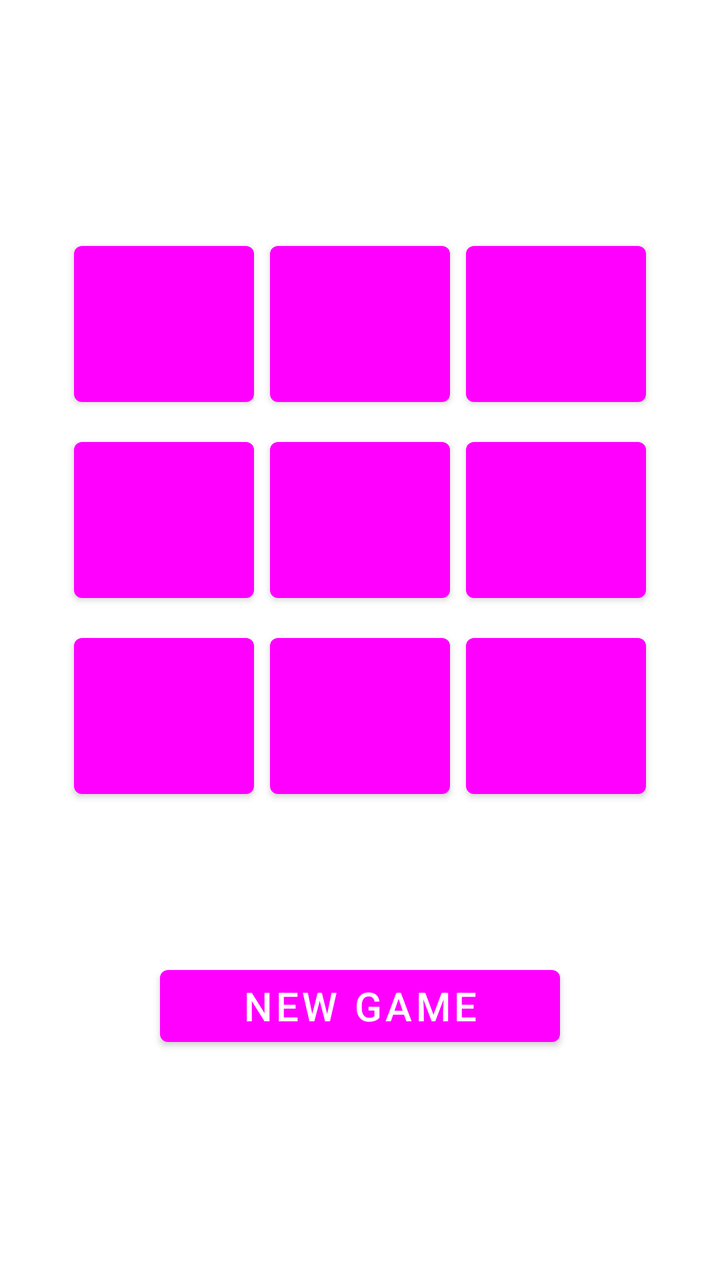
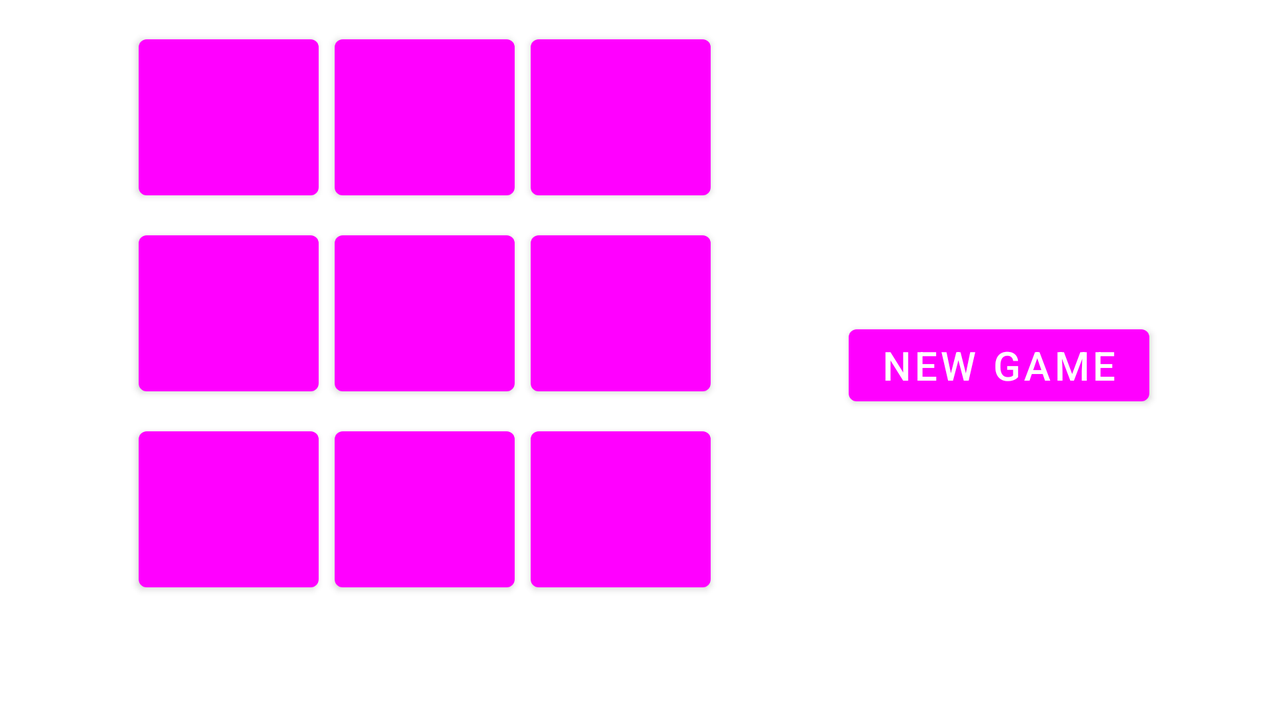

Two renders of one Android screen. The first uses the default layout on a phone; the second uses the alternative layout the repository ships for a different screen configuration, on a matching device. The two XML files are below.
<!-- AndroidManifest.xml: application theme Theme.LightsOut -->
<!-- res/layout/fragment_game.xml -->
<?xml version="1.0" encoding="utf-8"?>
<LinearLayout xmlns:android="http://schemas.android.com/apk/res/android"
    xmlns:tools="http://schemas.android.com/tools"
    android:layout_width="match_parent"
    android:layout_height="match_parent"
    android:gravity="center"
    android:orientation="vertical"
    tools:context=".GameFragment">

    
    <GridLayout
        android:id="@+id/light_grid"
        android:layout_width="wrap_content"
        android:layout_height="wrap_content"
        android:layout_marginBottom="20dp"
        android:columnCount="3"
        android:rowCount="3"
        android:useDefaultMargins="true">

        <Button style="@style/LightButton" />

        <Button style="@style/LightButton" />

        <Button style="@style/LightButton" />

        <Button style="@style/LightButton" />

        <Button style="@style/LightButton" />

        <Button style="@style/LightButton" />

        <Button style="@style/LightButton" />

        <Button style="@style/LightButton" />

        <Button style="@style/LightButton" />

    </GridLayout>

    
    <TextView
        android:id="@+id/count_text_view"
        android:layout_width="wrap_content"
        android:layout_height="wrap_content"
        android:layout_marginBottom="20dp"
        android:textColor="?attr/colorOnBackground"
        android:textSize="20sp"
        tools:text="Count: 0" />

    
    <Button
        android:id="@+id/new_game_button"
        style="@style/GameOptionButton"
        android:text="@string/new_game_button_label" />

</LinearLayout>
<!-- resources referenced by this layout -->
<resources>
  <string name="new_game_button_label">New Game</string>
  <style name="GameOptionButton" parent="Widget.MaterialComponents.Button">
          <item name="android:layout_height">wrap_content</item>
          <item name="android:layout_width">200dp</item>
          <item name="android:layout_marginTop">5dp</item>
          <item name="android:textSize">20sp</item>
      </style>
  <style name="LightButton">
          <item name="android:layout_height">90dp</item>
          <item name="android:layout_width">90dp</item>
      </style>
  <style name="Theme.LightsOut" parent="Theme.MaterialComponents">
  
          
          <item name="colorPrimary">@color/blue_grey_800</item>
          <item name="colorOnPrimary">@color/white</item>
  
          
          <item name="android:colorBackground">@color/blue_grey_800_light</item>
          <item name="colorOnBackground">@color/white</item>
  
          
          <item name="android:statusBarColor">?attr/colorPrimary</item>
  
          
          <item name="android:navigationBarColor">?attr/colorPrimary</item>
  
          
          <item name="toolbarStyle">@style/ToolbarStyle</item>
  
          
          <item name="bottomNavigationStyle">
              @style/Widget.MaterialComponents.BottomNavigationView.Colored
          </item>
  
      </style>
  <style name="ToolbarStyle" parent="Widget.MaterialComponents.Toolbar">
          <item name="android:background">?attr/colorPrimary</item>
          <item name="titleTextColor">?attr/colorOnPrimary</item>
      </style>
</resources>
<!-- res/layout-land/fragment_game.xml (the repository's variant of the layout above) -->
<!-- drawn on the phone turned sideways -->
<?xml version="1.0" encoding="utf-8"?>
<androidx.constraintlayout.widget.ConstraintLayout xmlns:android="http://schemas.android.com/apk/res/android"
    xmlns:app="http://schemas.android.com/apk/res-auto"
    xmlns:tools="http://schemas.android.com/tools"
    android:layout_width="match_parent"
    android:layout_height="match_parent"
    tools:context=".GameFragment">

    <LinearLayout
        android:id="@+id/game_layout"
        android:layout_width="wrap_content"
        android:layout_height="wrap_content"
        android:orientation="vertical"
        app:layout_constraintBottom_toBottomOf="parent"
        app:layout_constraintLeft_toLeftOf="parent"
        app:layout_constraintRight_toLeftOf="@+id/new_game_button"
        app:layout_constraintTop_toTopOf="parent">

        
        <GridLayout
            android:id="@+id/light_grid"
            android:layout_width="wrap_content"
            android:layout_height="wrap_content"
            android:layout_marginBottom="20dp"
            android:columnCount="3"
            android:rowCount="3"
            android:useDefaultMargins="true">

            <Button style="@style/LightButton" />

            <Button style="@style/LightButton" />

            <Button style="@style/LightButton" />

            <Button style="@style/LightButton" />

            <Button style="@style/LightButton" />

            <Button style="@style/LightButton" />

            <Button style="@style/LightButton" />

            <Button style="@style/LightButton" />

            <Button style="@style/LightButton" />

        </GridLayout>

        
        <TextView
            android:id="@+id/count_text_view"
            android:layout_width="wrap_content"
            android:layout_height="wrap_content"
            android:layout_gravity="center"
            android:textColor="?attr/colorOnBackground"
            android:textSize="20sp"
            tools:text="Count: 0" />

    </LinearLayout>

    
    <Button
        android:id="@+id/new_game_button"
        style="@style/GameOptionButton"
        android:layout_width="wrap_content"
        android:layout_height="wrap_content"
        android:text="@string/new_game_button_label"
        app:layout_constraintBottom_toBottomOf="@+id/game_layout"
        app:layout_constraintLeft_toRightOf="@+id/game_layout"
        app:layout_constraintRight_toRightOf="parent"
        app:layout_constraintTop_toTopOf="@+id/game_layout" />

</androidx.constraintlayout.widget.ConstraintLayout>
